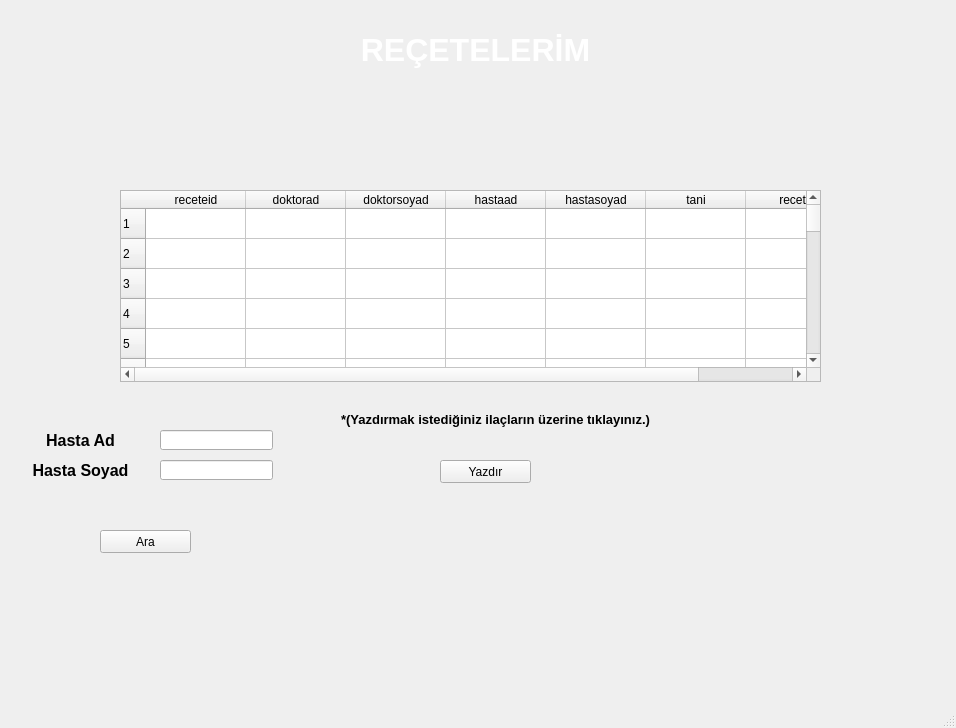
<?xml version="1.0" encoding="UTF-8"?>
<ui version="4.0">
 <class>MainWindow</class>
 <widget class="QMainWindow" name="MainWindow">
  <property name="geometry">
   <rect>
    <x>0</x>
    <y>0</y>
    <width>956</width>
    <height>728</height>
   </rect>
  </property>
  <property name="windowTitle">
   <string>MainWindow</string>
  </property>
  <widget class="QWidget" name="centralwidget">
   <widget class="QLabel" name="label">
    <property name="geometry">
     <rect>
      <x>0</x>
      <y>-40</y>
      <width>1001</width>
      <height>781</height>
     </rect>
    </property>
    <property name="text">
     <string/>
    </property>
    <property name="pixmap">
     <pixmap>Adsız.png</pixmap>
    </property>
    <property name="scaledContents">
     <bool>true</bool>
    </property>
   </widget>
   <widget class="QLabel" name="label_2">
    <property name="geometry">
     <rect>
      <x>20</x>
      <y>10</y>
      <width>71</width>
      <height>71</height>
     </rect>
    </property>
    <property name="text">
     <string/>
    </property>
    <property name="pixmap">
     <pixmap>20200316220122!Saglikbakanligi_logo (2).png</pixmap>
    </property>
    <property name="scaledContents">
     <bool>true</bool>
    </property>
   </widget>
   <widget class="QLabel" name="label_3">
    <property name="geometry">
     <rect>
      <x>150</x>
      <y>30</y>
      <width>651</width>
      <height>41</height>
     </rect>
    </property>
    <property name="text">
     <string>&lt;html&gt;&lt;head/&gt;&lt;body&gt;&lt;p align=&quot;center&quot;&gt;&lt;span style=&quot; font-size:24pt; font-weight:600; color:#ffffff;&quot;&gt;REÇETELERİM&lt;/span&gt;&lt;/p&gt;&lt;/body&gt;&lt;/html&gt;</string>
    </property>
   </widget>
   <widget class="QTableWidget" name="tahliller">
    <property name="geometry">
     <rect>
      <x>120</x>
      <y>190</y>
      <width>701</width>
      <height>192</height>
     </rect>
    </property>
    <property name="rowCount">
     <number>100</number>
    </property>
    <row/>
    <row/>
    <row/>
    <row/>
    <row/>
    <row/>
    <row/>
    <row/>
    <row/>
    <row/>
    <row/>
    <row/>
    <row/>
    <row/>
    <row/>
    <row/>
    <row/>
    <row/>
    <row/>
    <row/>
    <row/>
    <row/>
    <row/>
    <row/>
    <row/>
    <row/>
    <row/>
    <row/>
    <row/>
    <row/>
    <row/>
    <row/>
    <row/>
    <row/>
    <row/>
    <row/>
    <row/>
    <row/>
    <row/>
    <row/>
    <row/>
    <row/>
    <row/>
    <row/>
    <row/>
    <row/>
    <row/>
    <row/>
    <row/>
    <row/>
    <row/>
    <row/>
    <row/>
    <row/>
    <row/>
    <row/>
    <row/>
    <row/>
    <row/>
    <row/>
    <row/>
    <row/>
    <row/>
    <row/>
    <row/>
    <row/>
    <row/>
    <row/>
    <row/>
    <row/>
    <row/>
    <row/>
    <row/>
    <row/>
    <row/>
    <row/>
    <row/>
    <row/>
    <row/>
    <row/>
    <row/>
    <row/>
    <row/>
    <row/>
    <row/>
    <row/>
    <row/>
    <row/>
    <row/>
    <row/>
    <row/>
    <row/>
    <row/>
    <row/>
    <row/>
    <row/>
    <row/>
    <row/>
    <row/>
    <row/>
    <column>
     <property name="text">
      <string>receteid</string>
     </property>
    </column>
    <column>
     <property name="text">
      <string>doktorad</string>
     </property>
    </column>
    <column>
     <property name="text">
      <string>doktorsoyad</string>
     </property>
    </column>
    <column>
     <property name="text">
      <string>hastaad</string>
     </property>
    </column>
    <column>
     <property name="text">
      <string>hastasoyad</string>
     </property>
    </column>
    <column>
     <property name="text">
      <string>tani</string>
     </property>
    </column>
    <column>
     <property name="text">
      <string>recete</string>
     </property>
    </column>
   </widget>
   <widget class="QLineEdit" name="hastaad">
    <property name="geometry">
     <rect>
      <x>160</x>
      <y>430</y>
      <width>113</width>
      <height>20</height>
     </rect>
    </property>
   </widget>
   <widget class="QPushButton" name="ara">
    <property name="geometry">
     <rect>
      <x>100</x>
      <y>530</y>
      <width>91</width>
      <height>23</height>
     </rect>
    </property>
    <property name="text">
     <string>Ara</string>
    </property>
   </widget>
   <widget class="QLabel" name="label_4">
    <property name="geometry">
     <rect>
      <x>10</x>
      <y>430</y>
      <width>141</width>
      <height>21</height>
     </rect>
    </property>
    <property name="text">
     <string>&lt;html&gt;&lt;head/&gt;&lt;body&gt;&lt;p align=&quot;center&quot;&gt;&lt;span style=&quot; font-size:12pt; font-weight:600;&quot;&gt;Hasta Ad&lt;/span&gt;&lt;/p&gt;&lt;/body&gt;&lt;/html&gt;</string>
    </property>
   </widget>
   <widget class="QPushButton" name="receteyazdir">
    <property name="geometry">
     <rect>
      <x>440</x>
      <y>460</y>
      <width>91</width>
      <height>23</height>
     </rect>
    </property>
    <property name="text">
     <string>Yazdır</string>
    </property>
   </widget>
   <widget class="QLabel" name="label_5">
    <property name="geometry">
     <rect>
      <x>330</x>
      <y>410</y>
      <width>331</width>
      <height>20</height>
     </rect>
    </property>
    <property name="text">
     <string>&lt;html&gt;&lt;head/&gt;&lt;body&gt;&lt;p align=&quot;center&quot;&gt;&lt;span style=&quot; font-size:10pt; font-weight:600;&quot;&gt;*(Yazdırmak istediğiniz ilaçların üzerine tıklayınız.)&lt;/span&gt;&lt;/p&gt;&lt;/body&gt;&lt;/html&gt;</string>
    </property>
   </widget>
   <widget class="QLineEdit" name="hastasoyad">
    <property name="geometry">
     <rect>
      <x>160</x>
      <y>460</y>
      <width>113</width>
      <height>20</height>
     </rect>
    </property>
   </widget>
   <widget class="QLabel" name="label_6">
    <property name="geometry">
     <rect>
      <x>10</x>
      <y>460</y>
      <width>141</width>
      <height>21</height>
     </rect>
    </property>
    <property name="text">
     <string>&lt;html&gt;&lt;head/&gt;&lt;body&gt;&lt;p align=&quot;center&quot;&gt;&lt;span style=&quot; font-size:12pt; font-weight:600;&quot;&gt;Hasta Soyad&lt;/span&gt;&lt;/p&gt;&lt;/body&gt;&lt;/html&gt;</string>
    </property>
   </widget>
  </widget>
  <widget class="QMenuBar" name="menubar">
   <property name="geometry">
    <rect>
     <x>0</x>
     <y>0</y>
     <width>956</width>
     <height>21</height>
    </rect>
   </property>
  </widget>
  <widget class="QStatusBar" name="statusbar"/>
 </widget>
 <resources/>
 <connections/>
</ui>
